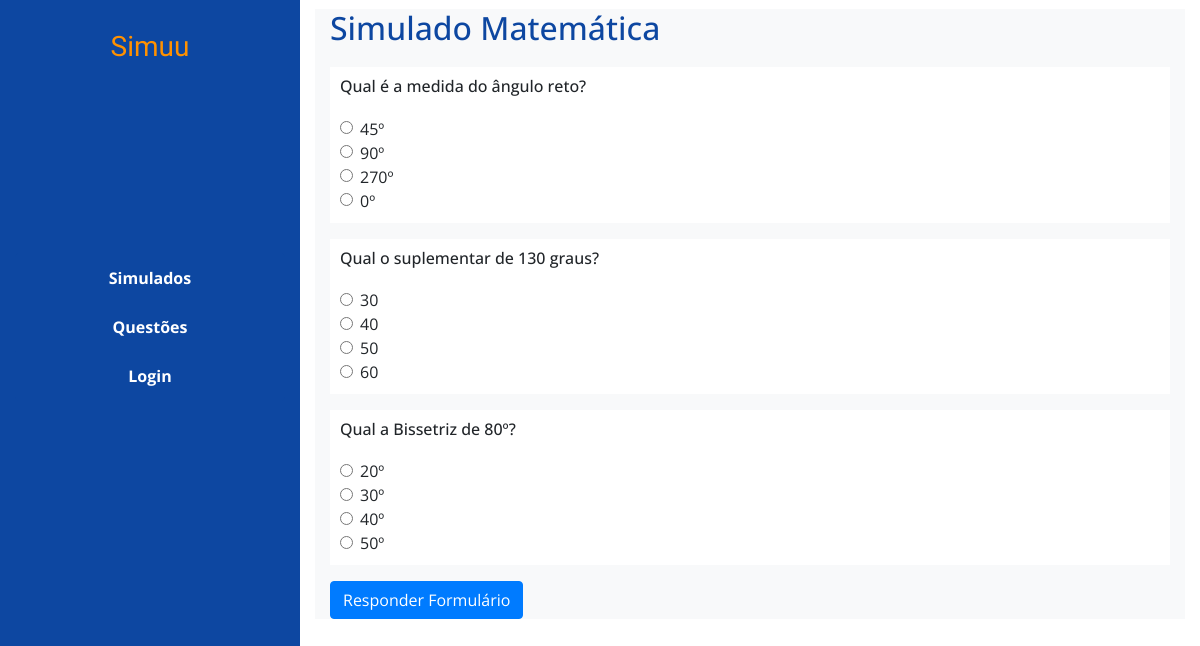
The page /simuu/responder_simulado/1 on the database its author committed.
### simuu/models.py (models this page shows, shortened)
class Simulado(models.Model):
    titulo = models.CharField(max_length=200)
    descricao = models.TextField()
    autor = models.ForeignKey(User,on_delete=models.CASCADE)
    class Meta:
        verbose_name_plural = "simulados"

class Questao(models.Model):
    texto = models.TextField()
    pontuacao = models.PositiveIntegerField(default=0)
    simulado = models.ForeignKey('Simulado',on_delete=models.CASCADE)
    class Meta:
        verbose_name_plural = "questões"

class Resposta(models.Model):
    texto = models.CharField(max_length=200)
    questao = models.ForeignKey('Questao',on_delete=models.CASCADE)
    correta = models.BooleanField(default=False)
    class Meta:
        verbose_name_plural = "respostas"

### simuu/views.py (the view)
# urls.py: path('responder_simulado/<int:id_simulado>', views.ResponderSimulado.as_view(), name='responderSimulado'),
class ResponderSimulado(generic.View):
    def get(self, request, *args, **kwargs):
        try:
            simulado = Simulado.objects.get(pk=kwargs['id_simulado'])
        except (KeyError,Simulado.DoesNotExist):
            return redirect('simuu:listarSimulados')
        else:
            questoes = Questao.objects.filter(simulado=simulado)
            context = {'questoes': questoes,'simulado': simulado}
            return render(request,'simuu/responderSimulado.html',context)

### simuu/templates/simuu/responderSimulado.html (shortened to what this page needs)
{% extends 'simuu/base.html' %}
{% block conteudo %}
                <div class="container-fluid bg-light">
                    <h2> {{ simulado.titulo }} </h2>
                    <form method="POST" action="{% url 'simuu:submeterSimulado' %}">
                    {% for questao in questoes %}
                        <div class="form-group">
                            <div class="questao">
                            <h4> {{questao.texto}} </h4>
                                {% for resposta in questao.resposta_set.all %}
                                    {% if forloop.first %}
                                    <div class="form-check">
                                      <input class="form-check-input" type="radio" name="questao-{{questao.id}}" id="exampleRadios1" value="{{resposta.id}}" required>
                                      <label class="form-check-label" for="exampleRadios1">
                                         {{resposta.texto}}
                                      </label>
                                    </div>
                                    {% else %}
                                    <div class="form-check">
                                      <input class="form-check-input" type="radio" name="questao-{{questao.id}}" id="exampleRadios1" value="{{resposta.id}}">
                                      <label class="form-check-label" for="exampleRadios1">
                                         {{resposta.texto}}
                                      </label>
                                    </div>
                                    {% endif %}
                                {% endfor %}
                            </div>
                        </div>
                    {% endfor %}
                    <button type="submit" class="btn btn-primary"> Responder Formulário</button>
                    </form>
                </div>
{% endblock %}

### static/simuu/css/main.css (style rules this page uses)
* { font-family: 'Open Sans', sans-serif; font-size: 12pt; }
h4 { margin-bottom: 20px; font-size: 12pt; }
h2 { color: #0D47A1; margin-bottom: 20px; }
body { min-height: 100vh; display: flex; flex-wrap: wrap; }
.questao { padding: 10px; background-color: white; margin-top: 10px; margin-bottom: 10px; }

### rows shown on the page
Simulado: titulo "Simulado Matemática"
Questao: texto "Qual é a medida do ângulo reto?"
Resposta: texto "45º"
Resposta: texto "90º"
Resposta: texto "270º"
Resposta: texto "0º"
Questao: texto "Qual o suplementar de 130 graus?"
Resposta: texto "30"
Resposta: texto "40"
Resposta: texto "50"
Resposta: texto "60"
Questao: texto "Qual a Bissetriz de 80º?"
Resposta: texto "20º"
Resposta: texto "30º"
Resposta: texto "40º"
Resposta: texto "50º"
